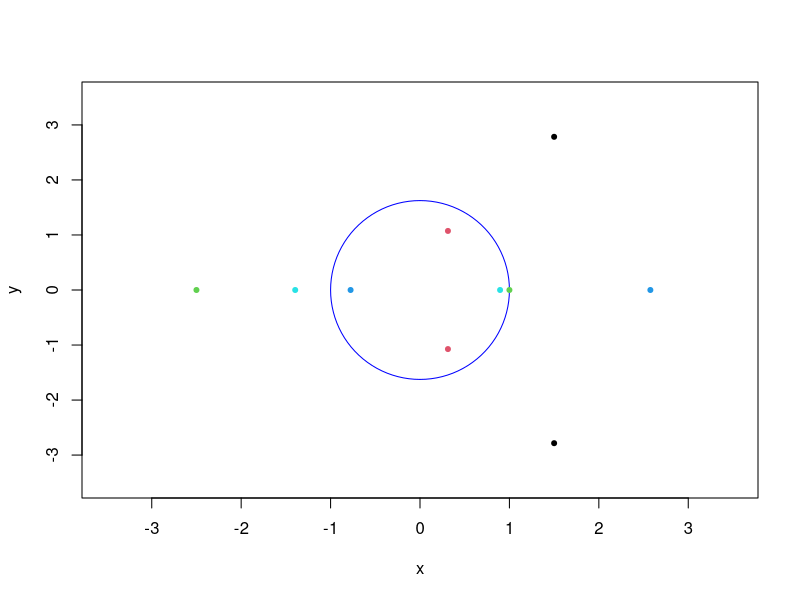
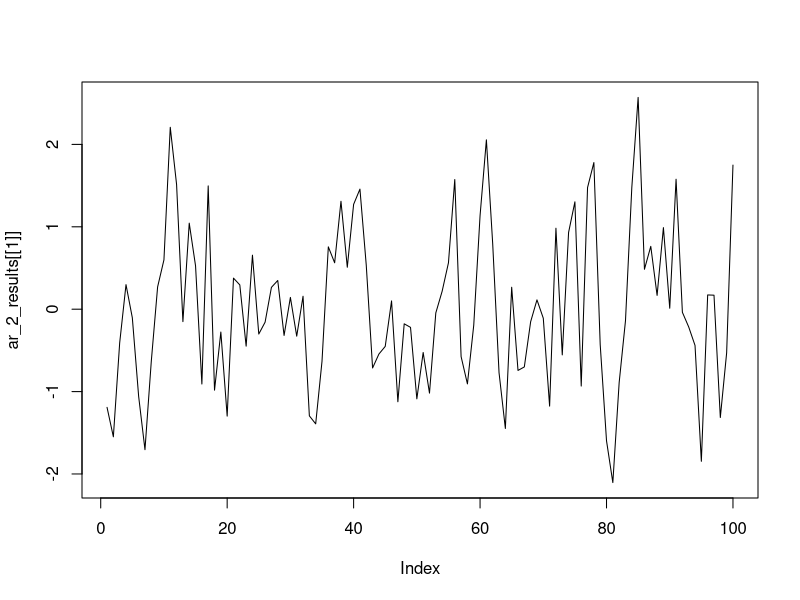
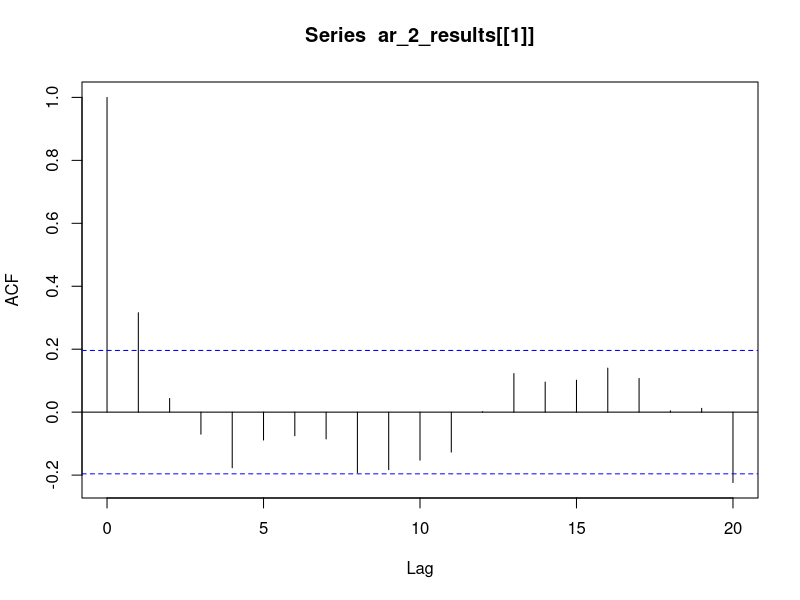
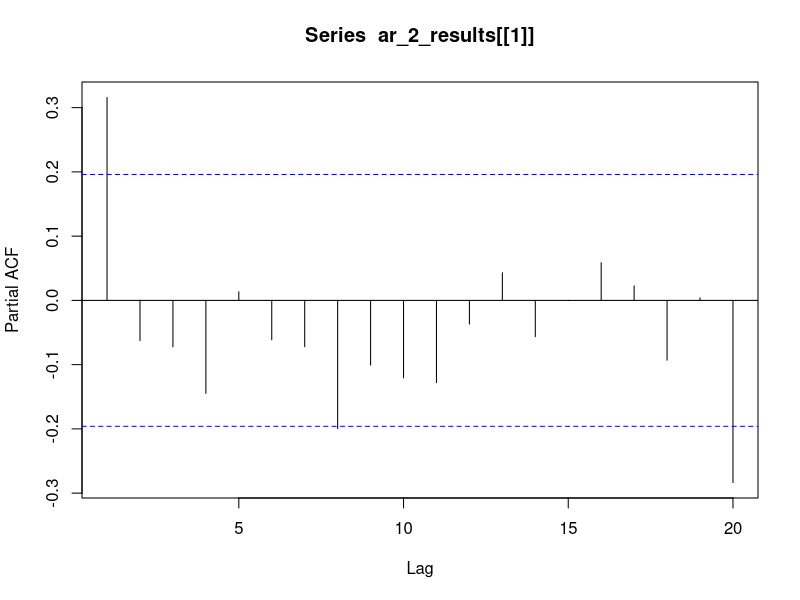
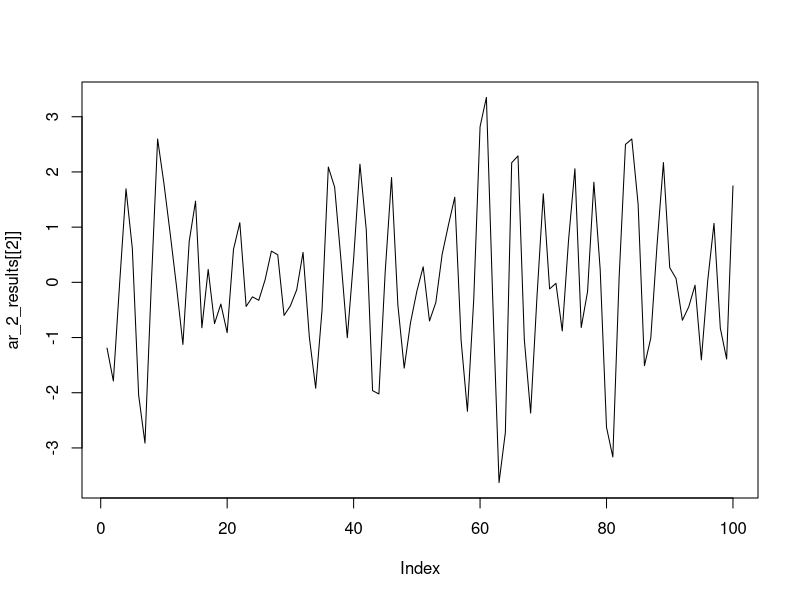
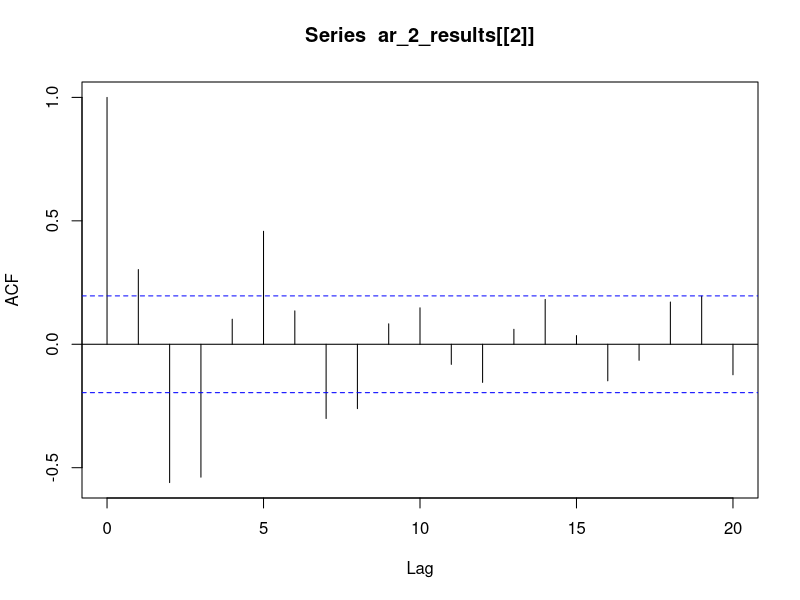
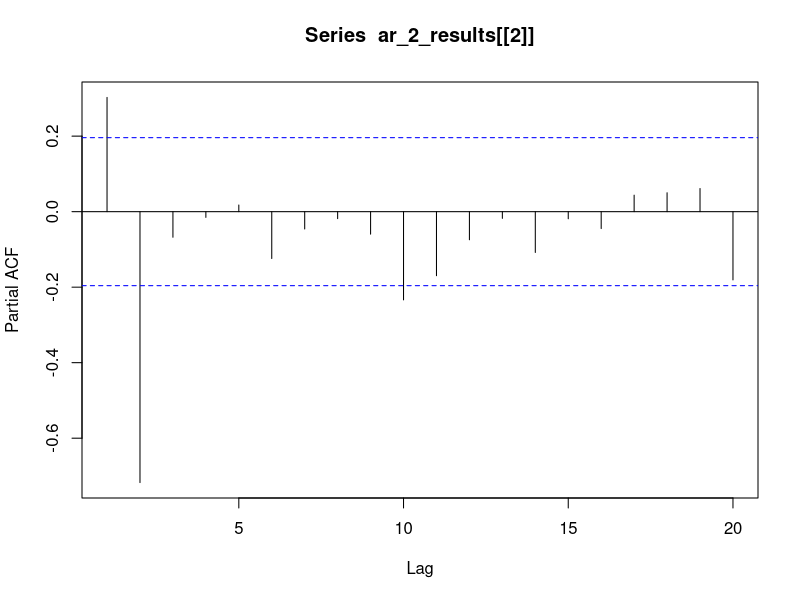
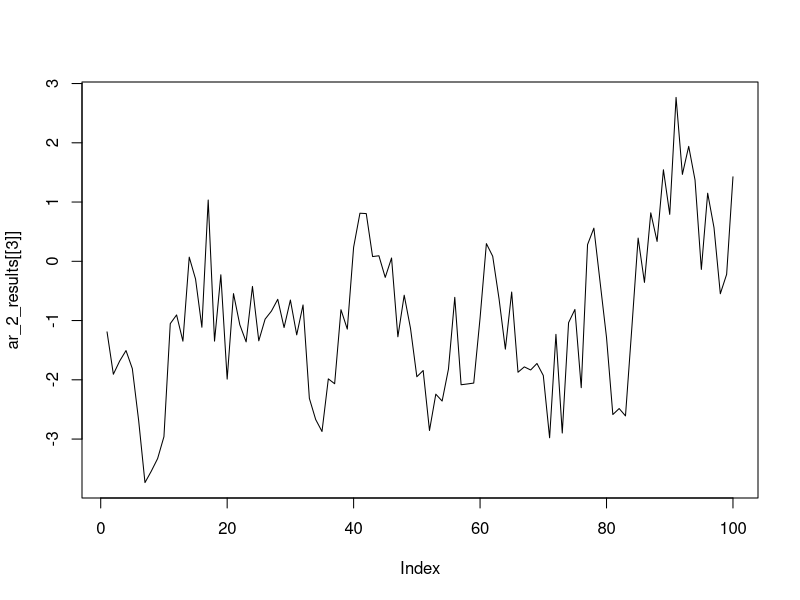

Generate these figures, in order, with R:
# ---------------------------------------------------------
# Course: Time series analysis
# Exercise: 17th / AR(2) processes
# Author: Felix Reichel
# ---------------------------------------------------------
require(plotrix)

phi1 <- c(0.3, 0.5, 0.6, -0.9, 0.4)
phi2 <- c(-0.1, -0.8, 0.4, 0.5, 0.8)

zx_results <- list()
zy_results <- list()

for (i in 1:5) {
  discr <- phi1[i] ^ 2 + 4 * phi2[i]
  if (discr >= 0) {
    
    zx_results[[i]] <- c(-phi1[i]+sqrt(discr), -phi1[i]-sqrt(discr))/(2*phi2[i])
    zy_results[[i]] <- rep(0,2)
  } else {
    zx_results[[i]] <- rep(-phi1[i]/(2*phi2[i]),2)
    zy_results[[i]] <- c(1,-1)*(sqrt(-discr)/(2*phi2[i]))
  }
}


plot(c(-3.5, 3.5), c(-3.5,3.5), type = "n",xlab="x",ylab="y")
draw.circle(x=0, y=0, radius=1,border="blue")

for (i in 1:5) {
  points(zx_results[[i]],zy_results[[i]],pch=20,col=i)
}



sim_ar2 = function(phi1, phi2, Tt, sgma2 = 1) {
  set.seed(2345)
  eps <- rnorm(Tt) * sqrt(sgma2)
  y <- rep(0, Tt)
  y[1] <- eps[1]
  y[2] <- phi1 * y[1] + eps[1]
  
  for (t in 3:Tt){
    y[t]= phi1 * y[t-1] + phi2 * y[t-2] + eps[t]
  }
  return(y)
}

Tau <- 100
ar_2_results <- list()

for (i in 1:5) {
  ar_2_results[[i]] <- sim_ar2(phi1[i], phi2[i], Tau)
}

plot(ar_2_results[[1]], type = "l")
acf(ar_2_results[[1]])
pacf(ar_2_results[[1]])

plot(ar_2_results[[2]], type = "l")
acf(ar_2_results[[2]])
pacf(ar_2_results[[2]])

# phi1+phi2 = 1
plot(ar_2_results[[3]], type = "l") 
acf(ar_2_results[[3]])
pacf(ar_2_results[[3]])

plot(ar_2_results[[4]], type = "l") 
acf(ar_2_results[[4]])
pacf(ar_2_results[[4]])

plot(ar_2_results[[5]], type = "l") 
acf(ar_2_results[[5]])
pacf(ar_2_results[[5]])







